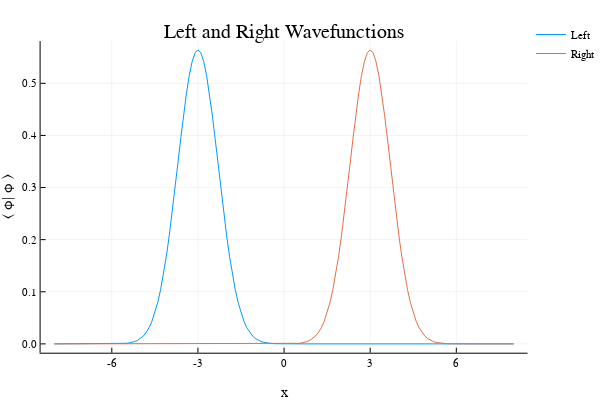

Here is the notebook cell this chart was saved with:
### Code cell
plot(x,abs2.(ϕl),label="Left")
plot!(x,abs2.(ϕr),label="Right")

plot!(xlabel="x", ylabel="⟨ ϕ| ϕ ⟩",
    title="Left and Right Wavefunctions")

### Figure 1 — Plotly figure (JSON) as saved in the notebook; plotly's stock layout.template omitted (floating-point values rounded to 4 significant figures; data arrays with more than 128 entries replaced by an {"elided": "..."} marker saying what was removed)
{"data": [{"colorbar": {"title": ""}, "hoverinfo": "text", "legendgroup": "Left", "line": {"color": "rgba(0, 154, 250, 1.000)", "dash": "solid", "shape": "linear", "width": 1}, "mode": "lines", "name": "Left", "showlegend": true, "text": {"elided": "161 null values"}, "type": "scatter", "x": {"elided": "161 float values"}, "xaxis": "x1", "y": {"elided": "161 float values"}, "yaxis": "y1", "zmax": 0.1, "zmin": -0.1}, {"colorbar": {"title": ""}, "hoverinfo": "text", "legendgroup": "Right", "line": {"color": "rgba(227, 111, 71, 1.000)", "dash": "solid", "shape": "linear", "width": 1}, "mode": "lines", "name": "Right", "showlegend": true, "text": {"elided": "161 null values"}, "type": "scatter", "x": {"elided": "161 float values"}, "xaxis": "x1", "y": {"elided": "161 float values"}, "yaxis": "y1", "zmax": 0.1, "zmin": -0.1}], "layout": {"annotations": [{"font": {"color": "rgba(0, 0, 0, 1.000)", "family": "sans-serif", "size": 20}, "rotation": 0, "showarrow": false, "text": "Left and Right Wavefunctions", "x": 0.535, "xanchor": "center", "xref": "paper", "y": 1, "yanchor": "top", "yref": "paper"}], "height": 400, "legend": {"bgcolor": "rgba(255, 255, 255, 1.000)", "bordercolor": "rgba(0, 0, 0, 1.000)", "font": {"color": "rgba(0, 0, 0, 1.000)", "family": "sans-serif", "size": 11}, "tracegroupgap": 0, "x": 1, "y": 1}, "margin": {"b": 20, "l": 0, "r": 0, "t": 20}, "paper_bgcolor": "rgba(255, 255, 255, 1.000)", "plot_bgcolor": "rgba(255, 255, 255, 1.000)", "showlegend": true, "width": 600, "xaxis": {"anchor": "y1", "domain": [0.07647, 0.9934], "gridcolor": "rgba(0, 0, 0, 0.100)", "gridwidth": 0.5, "linecolor": "rgba(0, 0, 0, 1.000)", "mirror": false, "range": [-8.48, 8.48], "showgrid": true, "showline": true, "showticklabels": true, "tickangle": 0, "tickcolor": "rgb(0, 0, 0)", "tickfont": {"color": "rgba(0, 0, 0, 1.000)", "family": "sans-serif", "size": 11}, "tickmode": "array", "ticks": "inside", "ticktext": ["-6", "-3", "0", "3", "6"], "tickvals": [-6, -3, 0, 3, 6], "title": "x", "titlefont": {"color": "rgba(0, 0, 0, 1.000)", "family": "sans-serif", "size": 15}, "type": "-", "visible": true, "zeroline": false, "zerolinecolor": "rgba(0, 0, 0, 1.000)"}, "yaxis": {"anchor": "x1", "domain": [0.07581, 0.9415], "gridcolor": "rgba(0, 0, 0, 0.100)", "gridwidth": 0.5, "linecolor": "rgba(0, 0, 0, 1.000)", "mirror": false, "range": [-0.01693, 0.5811], "showgrid": true, "showline": true, "showticklabels": true, "tickangle": 0, "tickcolor": "rgb(0, 0, 0)", "tickfont": {"color": "rgba(0, 0, 0, 1.000)", "family": "sans-serif", "size": 11}, "tickmode": "array", "ticks": "inside", "ticktext": ["0.0", "0.1", "0.2", "0.3", "0.4", "0.5"], "tickvals": [0, 0.1, 0.2, 0.3, 0.4, 0.5], "title": "⟨ ϕ| ϕ ⟩", "titlefont": {"color": "rgba(0, 0, 0, 1.000)", "family": "sans-serif", "size": 15}, "type": "-", "visible": true, "zeroline": false, "zerolinecolor": "rgba(0, 0, 0, 1.000)"}}}
